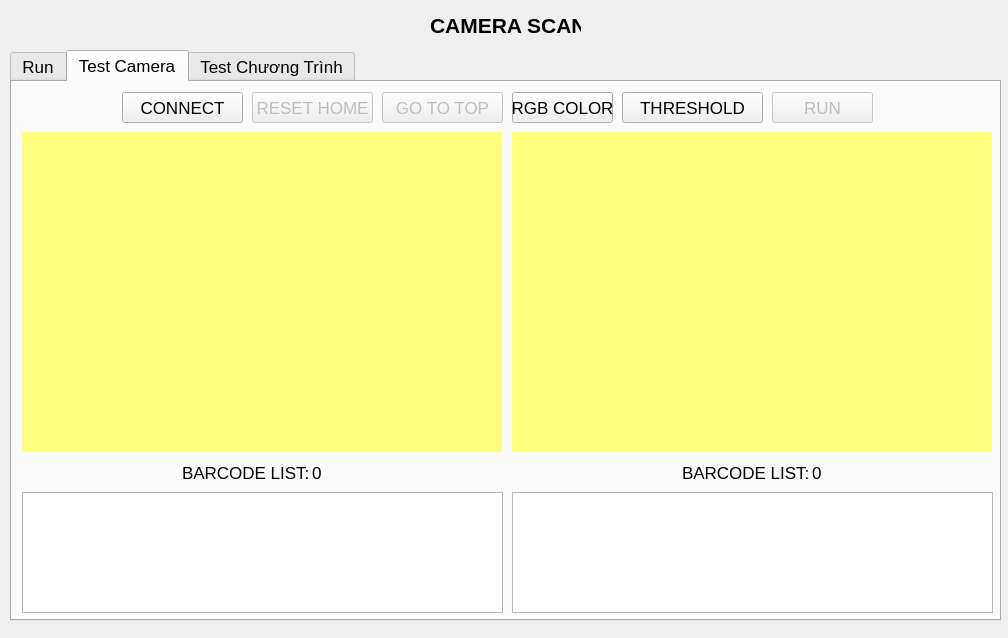
<?xml version="1.0" encoding="UTF-8"?>
<ui version="4.0">
 <class>MainWindow</class>
 <widget class="QMainWindow" name="MainWindow">
  <property name="geometry">
   <rect>
    <x>0</x>
    <y>0</y>
    <width>1008</width>
    <height>638</height>
   </rect>
  </property>
  <property name="font">
   <font>
    <pointsize>13</pointsize>
   </font>
  </property>
  <property name="windowTitle">
   <string>MainWindow</string>
  </property>
  <widget class="QWidget" name="centralwidget">
   <widget class="QTabWidget" name="tabWidget">
    <property name="geometry">
     <rect>
      <x>10</x>
      <y>50</y>
      <width>991</width>
      <height>571</height>
     </rect>
    </property>
    <property name="currentIndex">
     <number>1</number>
    </property>
    <widget class="QWidget" name="tab">
     <attribute name="title">
      <string>Run</string>
     </attribute>
    </widget>
    <widget class="QWidget" name="tab_2">
     <attribute name="title">
      <string>Test Camera</string>
     </attribute>
     <widget class="QLabel" name="webcam1">
      <property name="geometry">
       <rect>
        <x>10</x>
        <y>50</y>
        <width>480</width>
        <height>320</height>
       </rect>
      </property>
      <property name="styleSheet">
       <string notr="true">background-color: rgb(255, 255, 127);</string>
      </property>
      <property name="text">
       <string/>
      </property>
     </widget>
     <widget class="QLabel" name="webcam2">
      <property name="geometry">
       <rect>
        <x>500</x>
        <y>50</y>
        <width>480</width>
        <height>320</height>
       </rect>
      </property>
      <property name="styleSheet">
       <string notr="true">background-color: rgb(255, 255, 127);</string>
      </property>
      <property name="text">
       <string/>
      </property>
     </widget>
     <widget class="QPushButton" name="rgbColor_btn">
      <property name="geometry">
       <rect>
        <x>500</x>
        <y>10</y>
        <width>101</width>
        <height>31</height>
       </rect>
      </property>
      <property name="text">
       <string>RGB COLOR</string>
      </property>
     </widget>
     <widget class="QPushButton" name="threshold_btn">
      <property name="geometry">
       <rect>
        <x>610</x>
        <y>10</y>
        <width>141</width>
        <height>31</height>
       </rect>
      </property>
      <property name="text">
       <string>THRESHOLD</string>
      </property>
     </widget>
     <widget class="QPushButton" name="runCode_btn">
      <property name="enabled">
       <bool>false</bool>
      </property>
      <property name="geometry">
       <rect>
        <x>760</x>
        <y>10</y>
        <width>101</width>
        <height>31</height>
       </rect>
      </property>
      <property name="text">
       <string>RUN</string>
      </property>
     </widget>
     <widget class="QPushButton" name="resetMachine_btn">
      <property name="enabled">
       <bool>false</bool>
      </property>
      <property name="geometry">
       <rect>
        <x>240</x>
        <y>10</y>
        <width>121</width>
        <height>31</height>
       </rect>
      </property>
      <property name="text">
       <string>RESET HOME</string>
      </property>
     </widget>
     <widget class="QPushButton" name="comConnect_btn">
      <property name="geometry">
       <rect>
        <x>110</x>
        <y>10</y>
        <width>121</width>
        <height>31</height>
       </rect>
      </property>
      <property name="text">
       <string>CONNECT</string>
      </property>
     </widget>
     <widget class="QPushButton" name="autoLevel_btn">
      <property name="enabled">
       <bool>false</bool>
      </property>
      <property name="geometry">
       <rect>
        <x>370</x>
        <y>10</y>
        <width>121</width>
        <height>31</height>
       </rect>
      </property>
      <property name="text">
       <string>GO TO TOP</string>
      </property>
     </widget>
     <widget class="QLabel" name="label_4">
      <property name="geometry">
       <rect>
        <x>170</x>
        <y>380</y>
        <width>131</width>
        <height>21</height>
       </rect>
      </property>
      <property name="text">
       <string>BARCODE LIST:</string>
      </property>
     </widget>
     <widget class="QLabel" name="label_5">
      <property name="geometry">
       <rect>
        <x>670</x>
        <y>380</y>
        <width>131</width>
        <height>21</height>
       </rect>
      </property>
      <property name="text">
       <string>BARCODE LIST:</string>
      </property>
     </widget>
     <widget class="QPlainTextEdit" name="barcodesList1_txt">
      <property name="geometry">
       <rect>
        <x>10</x>
        <y>410</y>
        <width>481</width>
        <height>121</height>
       </rect>
      </property>
     </widget>
     <widget class="QPlainTextEdit" name="barcodesList2_txt">
      <property name="geometry">
       <rect>
        <x>500</x>
        <y>410</y>
        <width>481</width>
        <height>121</height>
       </rect>
      </property>
     </widget>
     <widget class="QLabel" name="totalBarcode1_txt">
      <property name="geometry">
       <rect>
        <x>300</x>
        <y>380</y>
        <width>81</width>
        <height>21</height>
       </rect>
      </property>
      <property name="text">
       <string>0</string>
      </property>
     </widget>
     <widget class="QLabel" name="totalBarcode2_txt">
      <property name="geometry">
       <rect>
        <x>800</x>
        <y>380</y>
        <width>81</width>
        <height>21</height>
       </rect>
      </property>
      <property name="text">
       <string>0</string>
      </property>
     </widget>
    </widget>
    <widget class="QWidget" name="tab_4">
     <attribute name="title">
      <string>Test Chương Trình</string>
     </attribute>
    </widget>
   </widget>
   <widget class="QLabel" name="label">
    <property name="geometry">
     <rect>
      <x>430</x>
      <y>10</y>
      <width>151</width>
      <height>31</height>
     </rect>
    </property>
    <property name="font">
     <font>
      <pointsize>16</pointsize>
      <weight>75</weight>
      <bold>true</bold>
     </font>
    </property>
    <property name="text">
     <string>CAMERA SCAN</string>
    </property>
   </widget>
  </widget>
 </widget>
 <resources/>
 <connections/>
</ui>
